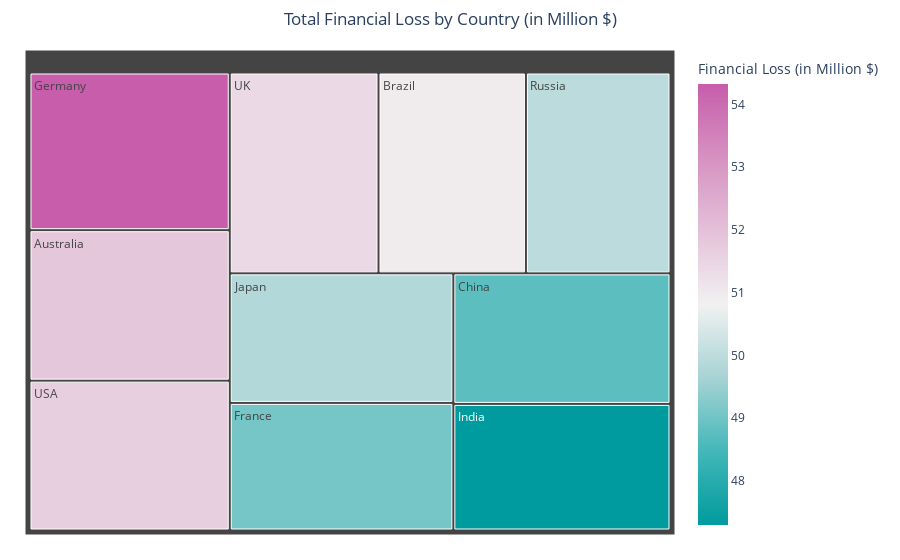

This figure's notebook cell:
### Code cell
import plotly.express as px

loss_by_attack = cyberAttacks.groupby('Country')['Financial Loss (in Million $)'].mean().reset_index()
loss_by_attack = loss_by_attack.sort_values(by='Financial Loss (in Million $)', ascending=False)

# Treemap plot
fig = px.treemap(
    loss_by_attack,
    path=['Country'],
    values='Financial Loss (in Million $)',
    color='Financial Loss (in Million $)',
    color_continuous_scale='tropic',
    title='Total Financial Loss by Country (in Million $)'
)

fig.update_layout(
    title={'x':0.5, 'xanchor':'center'},
    margin=dict(t=50, l=25, r=25, b=25)
)

fig.show()

### Figure 1 — Plotly figure (JSON) as saved in the notebook; plotly's stock layout.template omitted (floating-point values rounded to 4 significant figures)
{"data": [{"branchvalues": "total", "customdata": [[51.85], [50.94], [48.78], [49.08], [54.33], [47.3], [49.83], [49.95], [51.39], [51.63]], "domain": {"x": [0, 1], "y": [0, 1]}, "hovertemplate": "labels=%{label}<br>Financial Loss (in Million $)_sum=%{value}<br>parent=%{parent}<br>id=%{id}<br>Financial Loss (in Million $)=%{color}<extra></extra>", "ids": ["Australia", "Brazil", "China", "France", "Germany", "India", "Japan", "Russia", "UK", "USA"], "labels": ["Australia", "Brazil", "China", "France", "Germany", "India", "Japan", "Russia", "UK", "USA"], "marker": {"coloraxis": "coloraxis", "colors": [51.85, 50.94, 48.78, 49.08, 54.33, 47.3, 49.83, 49.95, 51.39, 51.63]}, "name": "", "parents": ["", "", "", "", "", "", "", "", "", ""], "type": "treemap", "values": [51.85, 50.94, 48.78, 49.08, 54.33, 47.3, 49.83, 49.95, 51.39, 51.63]}], "layout": {"coloraxis": {"colorbar": {"title": {"text": "Financial Loss (in Million $)"}}, "colorscale": [[0, "rgb(0, 155, 158)"], [0.1667, "rgb(66, 183, 185)"], [0.3333, "rgb(167, 211, 212)"], [0.5, "rgb(241, 241, 241)"], [0.6667, "rgb(228, 193, 217)"], [0.8333, "rgb(214, 145, 193)"], [1, "rgb(199, 93, 171)"]]}, "legend": {"tracegroupgap": 0}, "margin": {"b": 25, "l": 25, "r": 25, "t": 50}, "title": {"text": "Total Financial Loss by Country (in Million $)", "x": 0.5, "xanchor": "center"}}}
